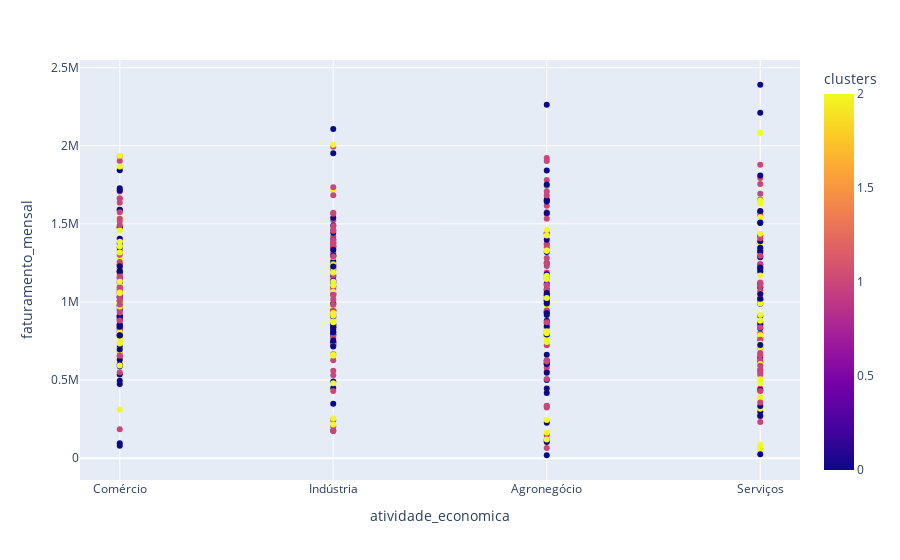

This figure's notebook cell:
### Code cell
px.scatter(clientes, x='atividade_economica', y='faturamento_mensal', color='clusters')

### Figure 1 — Plotly figure (JSON) as saved in the notebook; plotly's stock layout.template omitted (floating-point values rounded to 4 significant figures; data arrays with more than 128 entries replaced by an {"elided": "..."} marker saying what was removed)
{"data": [{"hovertemplate": "atividade_economica=%{x}<br>faturamento_mensal=%{y}<br>clusters=%{marker.color}<extra></extra>", "legendgroup": "", "marker": {"color": {"elided": "500 int values"}, "coloraxis": "coloraxis", "symbol": "circle"}, "mode": "markers", "name": "", "orientation": "v", "showlegend": false, "type": "scatter", "x": {"elided": "500 str values"}, "xaxis": "x", "y": {"elided": "500 float values"}, "yaxis": "y"}], "layout": {"coloraxis": {"colorbar": {"title": {"text": "clusters"}}, "colorscale": [[0, "#0d0887"], [0.1111, "#46039f"], [0.2222, "#7201a8"], [0.3333, "#9c179e"], [0.4444, "#bd3786"], [0.5556, "#d8576b"], [0.6667, "#ed7953"], [0.7778, "#fb9f3a"], [0.8889, "#fdca26"], [1, "#f0f921"]]}, "legend": {"tracegroupgap": 0}, "margin": {"t": 60}, "xaxis": {"anchor": "y", "domain": [0, 1], "title": {"text": "atividade_economica"}}, "yaxis": {"anchor": "x", "domain": [0, 1], "title": {"text": "faturamento_mensal"}}}}
